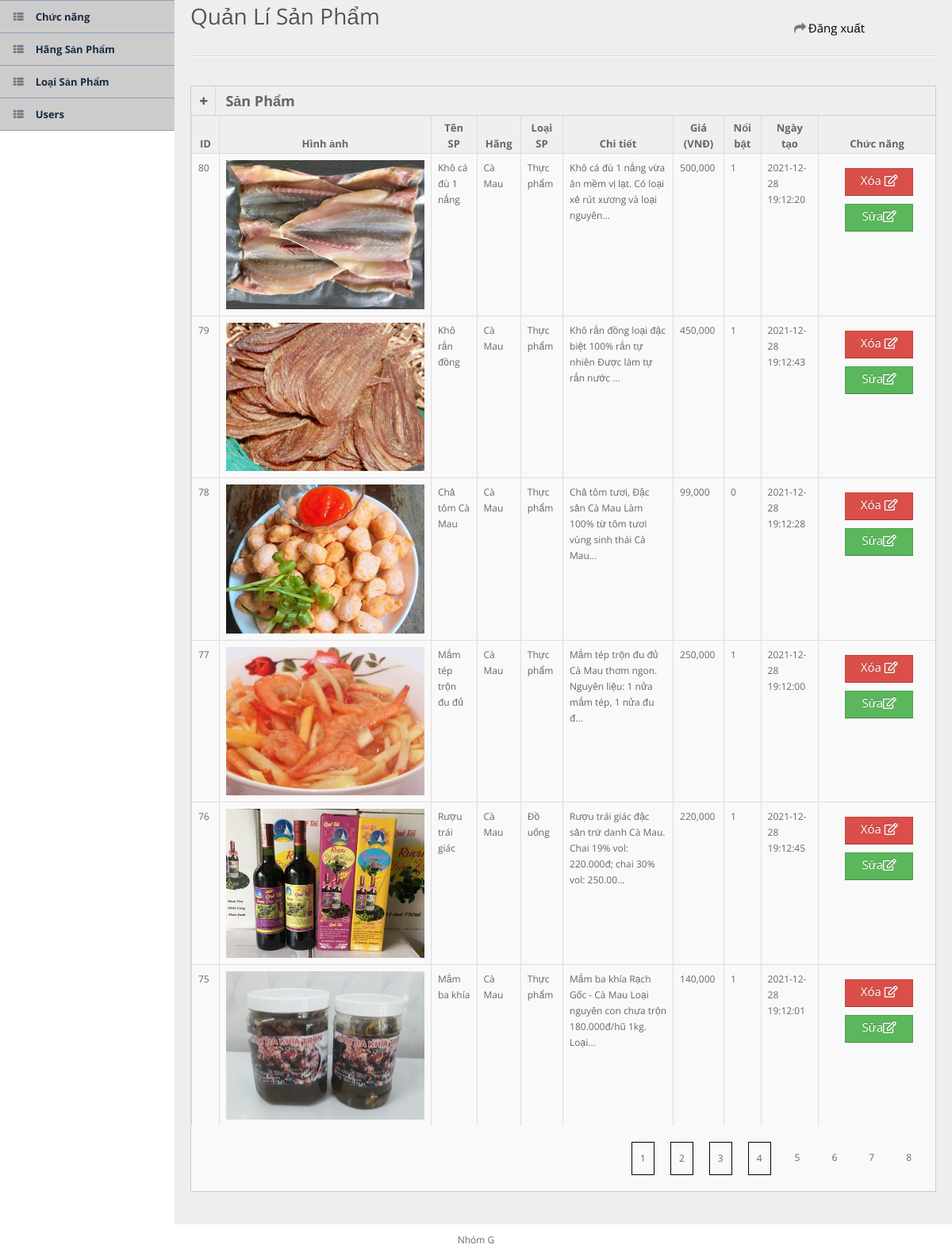
Screenshot of /admin/index.php (signed in) with the database file from the repository.
### tables this page shows
CREATE TABLE `products` (
  `ID` int(11) NOT NULL,
  `name` varchar(100) DEFAULT NULL,
  `manu_id` int(11) DEFAULT NULL,
  `type_id` int(11) DEFAULT NULL,
  `price` int(11) NOT NULL,
  `pro_image` varchar(150) DEFAULT NULL,
  `description` text NOT NULL,
  `feature` tinyint(4) NOT NULL,
  `created_at` timestamp NOT NULL DEFAULT current_timestamp() ON UPDATE current_timestamp()
);

CREATE TABLE `manufactures` (
  `manu_id` int(11) NOT NULL,
  `manu_name` varchar(100) NOT NULL
);

CREATE TABLE `protypes` (
  `type_id` int(11) NOT NULL,
  `type_name` varchar(100) NOT NULL
);

### admin/models/product.php (called while the page is built, shortened)
<?php
class Product extends Db
{
    function getAllProducts()
    {
        $sql = self::$connection->prepare("SELECT *
        FROM products,manufactures,protypes
        WHERE products.manu_id = manufactures.manu_id and products.type_id = protypes.type_id
        ORDER BY products.id");
        $sql->execute();
        $items = $sql->get_result()->fetch_all(MYSQLI_ASSOC);
        return $items;
    }
    function getAllProductsByPage($page, $perPage)
    {
        $firstLink = ($page - 1) * $perPage;
        $sql = self::$connection->prepare("SELECT *
    FROM products,manufactures,protypes
    WHERE products.manu_id = manufactures.manu_id and products.type_id = protypes.type_id
    ORDER BY products.id DESC
    LIMIT $firstLink, $perPage");
        $sql->execute();
        $items = $sql->get_result()->fetch_all(MYSQLI_ASSOC);
        return $items;
    }
}

### admin/index.php (the view, shortened to what this page needs)
<!DOCTYPE html>
<html lang="en">
<?php require "./form/head.php"; ?>
<?php
$perPage = 6;
$total = count($product->getAllProducts());
?>
<body>
    <?php require "./form/topHeaderMenu.php"; ?>
    <?php require "./form/sidebarMenu.php"; ?>
    <div id="content">
        <div id="content-header">
            <h1>Quản Lí Sản Phẩm </h1>
    </div>
        <div class="container-fluid">
            <hr>
            <div class="row-fluid">
                <div class="span12">
                    <div class="widget-box">
                        <div class="widget-title">
                            <span class="icon">
                                <a href="form.php?value=product">
                                    <i class="icon-plus"></i>
                                </a>
                            </span>
                            <h5> Sản Phẩm</h5>
                        </div>
                        <div class="widget-content nopadding">
                            <table class="table table-bordered table-striped">
                                <thead>
                                    <tr>
                                        <th class="getId">ID</th>
                                        <th>Hình ảnh</th>
                                        <th>Tên SP</th>
                                        <th>Hãng</th>
                                        <th>Loại SP</th>
                                        <th>Chi tiết</th>
                                        <th>Giá (VNĐ)</th>
                                        <th>Nổi bật</th>
                                        <th>Ngày tạo</th>
                                        <th>Chức năng</th>
                                    </tr>
                                </thead>
                                <tbody>
                                    <?php foreach ($product->getAllProductsByPage($page, $perPage) as $value){?>
                                    <tr class="">
                                        <td class="getId"><?php echo $value['ID']?></td>
                                        <td width="250"><img src="../images/<?= $value['pro_image']?>" /></td>
                                        <td><?php echo $value['name']?></td>
                                        <td><?php echo $value['manu_name']?></td>
                                        <td><?php echo $value['type_name']?></td>
                                        <td><?php echo substr($value['description'],0,100)?>...</td>
                                        <td><?php echo number_format($value['price'])?></td>
                                        <td><?php echo $value['feature']?></td>
                                        <td><?php echo $value['created_at']?></td>
                                        <td>
                                            <a href="delete.php?iddel=<?= $value['ID']?>" class="btn btn-danger btn_delPro">
                                                Xóa <i class="far fa-edit"></i>
                                            </a>
                                            <a href="edit.php?idProduct=<?= $value['ID']?>&edit=product" class="btn btn-success btn_editPro" >
                                                Sửa<i class="far fa-edit"></i>
                                            </a>
                                        </td>
                                    </tr>
                                    <?php }?>
                                </tbody>
                            </table>
                            <div class="row" style="margin-left: 18px;">
                                <ul class="pagination">
                                    <div class="active">
                                        <?php echo $db->paginate($url,$total, $page, $perPage)?>
                                    </div>
                                </ul>
                            </div>
                        </div>
                    </div>
                </div>
            </div>
        </div>
    </div>
    <?php require "./form/footer_part.php"; ?>
</body>
</html>

### admin/form/head.php (shortened to what this page needs)
<?php
require "models/db.php";
require "models/product.php";
$db = new Db;
$product = new Product;
if (isset($_GET['page'])) {
    $page = $_GET['page'];
} else {
    $page = 1;
}
$url = $_SERVER['PHP_SELF'];
?>
<head>
    <link rel="stylesheet" href="css/bootstrap.min.css" />
    <link rel="stylesheet" href="css/bootstrap-responsive.min.css" />
    <link rel="stylesheet" href="css/uniform.css" />
    <link rel="stylesheet" href="css/select2.css" />
    <link rel="stylesheet" href="css/style.css" />
    <link rel="stylesheet" href="css/media.css" />
    <link href="font-awesome/css/font-awesome.css" rel="stylesheet" />
    <link rel="stylesheet" href="https://pro.fontawesome.com/releases/v5.10.0/css/all.css"/>
</head>

### admin/form/topHeaderMenu.php
<div id="user-nav" class="navbar navbar-inverse" style="padding-top:16px">
    <ul class="nav" style="border-right: none;
  border-left: none">
        <li class=""><a title="" href="../Login/logout.php" style="text-shadow: none;"><i class="icon icon-share-alt" style="color: black;font-size: 15px"></i> <span class="text" style="color: black;font-size: 15px">Đăng xuất</span></a></li>
    </ul>
</div>

### admin/form/sidebarMenu.php
<div id="sidebar"> <a href="#" class="visible-phone"><i class="icon icon-th"></i>Tables</a>
    <ul style="background: #ccc">
        <li><a href="index.php"><i class="icon icon-th-list"></i> <span>Chức năng</span></a> </li>
        <li> <a href="manufactures.php"><i class="icon icon-th-list"></i> <span>Hãng Sản Phẩm</span></a></li>
        <li> <a href="protypes.php"><i class="icon icon-th-list"></i> <span>Loại Sản Phẩm</span></a></li>
        <li> <a href="users.php"><i class="icon icon-th-list"></i> <span>Users</span></a></li>
    </ul>
</div>

### admin/models/db.php
<?php
class Db
{
    public static $connection;
    public function __construct()
    {
        if (!self::$connection) {
            self::$connection = new mysqli(DB_HOST, DB_USER, DB_PASSWORD, DB_NAME, PORT);
            self::$connection->set_charset(DB_CHARSET);
        }
        return self::$connection;
    }
    function paginate($url, $total, $page, $perPage)
    {
        $totalLinks = ceil($total / $perPage);
        $link = "";
        for ($j = 1; $j <= $totalLinks; $j++) {
            $link = $link . "<li><a href='$url?page=$j'> $j </a><li>";
        }
        return $link;
    }
}

### admin/form/footer_part.php
<div class="row-fluid">
        <div id="footer" class="span12">Nhóm G</div>
    </div>

### admin/css/select2.css (style rules this page uses)
ul.pagination li { float: left; }

### admin/css/style.css (style rules this page uses)
* { outline: none !important; -moz-outline: none !important; }
ul.pagination li { float: left; }
ul.pagination li:first-child, ul.pagination li:nth-child(3), ul.pagination li:nth-child(5), ul.pagination li:nth-child(7) { border: 1px solid #000; }
html, body { height: 100% }
body { overflow-x: hidden; margin-top: -10px; font-family: 'Open Sans', sans-serif; font-size: 12px; color: #666; }
a { color: #666; }
select, textarea, input[type="text"], input[type="password"], input[type="datetime"], input[type="datetime-local"], input[type="date"], input[type="month"], input[type="time"], input[type="week"], input[type="number"], input[type="email"], input[type="url"], input[type="search"], input[type="tel"], input[type="color"], .uneditable-input, .label, .dropdown-menu, .btn, .well, .progress, .table-bordered, .btn-group>.btn:first-child, .btn-group>.btn:last-child, .btn-group>.btn:last-child, .btn-group>.dropdown-toggle, .alert { border-radius: 0px; }
.btn, textarea, input[type="text"], input[type="password"], input[type="datetime"], input[type="datetime-local"], input[type="date"], input[type="month"], input[type="time"], input[type="week"], input[type="number"], input[type="email"], input[type="url"], input[type="search"], input[type="tel"], input[type="color"], .uneditable-input { box-shadow: none; }
.progress, .progress-success .bar, .progress .bar-success, .progress-warning .bar, .progress .bar-warning, .progress-danger .bar, .progress .bar-danger, .progress-info .bar, .progress .bar-info, .btn, .btn-primary { background-image: none; }
#footer { padding: 10px; text-align: center; }
hr { border-top-color: #dadada; }
#user-nav { position: absolute; right: 100px; top: 0px; z-index: 20; margin: 0; }
#user-nav>ul { margin: 0; padding: 0; list-style: none; }
#user-nav>ul>li { float: left; list-style-type: none; margin: 0; position: relative; }
#user-nav>ul>li>a { padding: 9px 10px; display: block; font-size: 11px; }
#user-nav>ul>li>a>i, #sidebar li a i { opacity: .5; margin-top: 2px; }
#sidebar { display: block; float: left; position: relative; width: 220px; z-index: 16; }
#sidebar>ul { list-style: none; margin: 0px 0 0; padding: 0; position: absolute; width: 220px; }
#sidebar>ul>li { display: block; position: relative; }
#sidebar>ul>li>a { padding: 10px 0 10px 15px; display: block; color: #1c2a39; font-size: 13px; font-weight: bold; }
#sidebar>ul>li>a>i { margin-right: 10px; }
#content { background: none repeat scroll 0 0 #eeeeee; margin-left: 220px; margin-right: 0; padding-bottom: 25px; position: relative; min-height: 100%; width: auto; }
#content-header { position: abslute; width: 100%; margin-top: -20px; z-index: 20; }
#content-header h1 { color: #555555; font-size: 28px; font-weight: normal; float: none; text-shadow: 0 1px 0 #ffffff; margin-left: 20px; position: relative; }
#content-header h1, #content-header .btn-group { margin-top: 20px; }
.widget-box { background: none repeat scroll 0 0 #F9F9F9; border-left: 1px solid #CDCDCD; border-top: 1px solid #CDCDCD; border-right: 1px solid #CDCDCD; clear: both; margin-top: 16px; margin-bottom: 16px; position: relative; }
.widget-title, .modal-header, .table th, div.dataTables_wrapper .ui-widget-header { background: #efefef; border-bottom: 1px solid #CDCDCD; height: 36px; }
.widget-title span.icon { padding: 9px 10px 7px 11px; float: left; border-right: 1px solid #dadada; }
.widget-title h5 { color: #666; float: left; font-size: 18px; font-weight: bold; padding: 12px; line-height: 12px; margin: 0; }
.widget-content { padding: 15px; border-bottom: 1px solid #cdcdcd; }
.table th { height: auto; font-size: 13px; padding: 5px 10px 2px; border-bottom: 0; text-align: center; color: #666666; }
.nopadding { padding: 0 !important; }
.nopadding .table { margin-bottom: 0; }
.nopadding .table-bordered { border: 0; }
.btn_delPro { height: 25px; width: 60px; font-size: 15px; margin: 10px 5px 10px 25px; }
.btn_editPro { height: 25px; width: 60px; font-size: 15px; margin: 0px 5px 0 25px }

### admin/css/media.css (style rules this page uses)
body { background:#fff; }
#sidebar > ul { border-bottom: 1px solid #85a1bd; }
#sidebar > ul > li { border-top: 1px solid #85a1bd; }

### admin/form/head.php (style rules this page uses)
ul.pagination { list-style: none; float: right; }
ul.pagination li { display: flex; padding: 10px }

### rows the page displays
products: ID "80", pro_image (picture), name "Khô cá đù 1 nắng", manu.manu_name "Cà Mau", type.type_name "Thực phẩm", description "Khô cá đù 1 nắng vừa ăn mềm vị lạt. Có loại xẻ rút xương và loại nguyên", price "500,000", feature "1", created_at "2021-12-28 19:12:20"
products: ID "79", pro_image (picture), name "Khô rắn đồng", manu.manu_name "Cà Mau", type.type_name "Thực phẩm", description "Khô rắn đồng loại đặc biệt 100% rắn tự nhiên Được làm tự rắn nước", price "450,000", feature "1", created_at "2021-12-28 19:12:43"
products: ID "78", pro_image (picture), name "Chả tôm Cà Mau", manu.manu_name "Cà Mau", type.type_name "Thực phẩm", description "Chả tôm tươi, Đặc sản Cà Mau Làm 100% từ tôm tươi vùng sinh thái Cà Mau", price "99,000", feature "0", created_at "2021-12-28 19:12:28"
products: ID "77", pro_image (picture), name "Mắm tép trộn đu đủ", manu.manu_name "Cà Mau", type.type_name "Thực phẩm", description "Mắm tép trộn đu đủ Cà Mau thơm ngon. Nguyên liệu: 1 nửa mắm tép, 1 nửa đu đ", price "250,000", feature "1", created_at "2021-12-28 19:12:00"
products: ID "76", pro_image (picture), name "Rượu trái giác", manu.manu_name "Cà Mau", type.type_name "Đồ uống", description "Rượu trái giác đặc sản trứ danh Cà Mau. Chai 19% vol: 220.000đ; chai 30% vol: 250.00", price "220,000", feature "1", created_at "2021-12-28 19:12:45"
products: ID "75", pro_image (picture), name "Mắm ba khía", manu.manu_name "Cà Mau", type.type_name "Thực phẩm", description "Mắm ba khía Rạch Gốc - Cà Mau Loại nguyên con chưa trộn 180.000đ/hũ 1kg. Loại", price "140,000", feature "1", created_at "2021-12-28 19:12:01"
